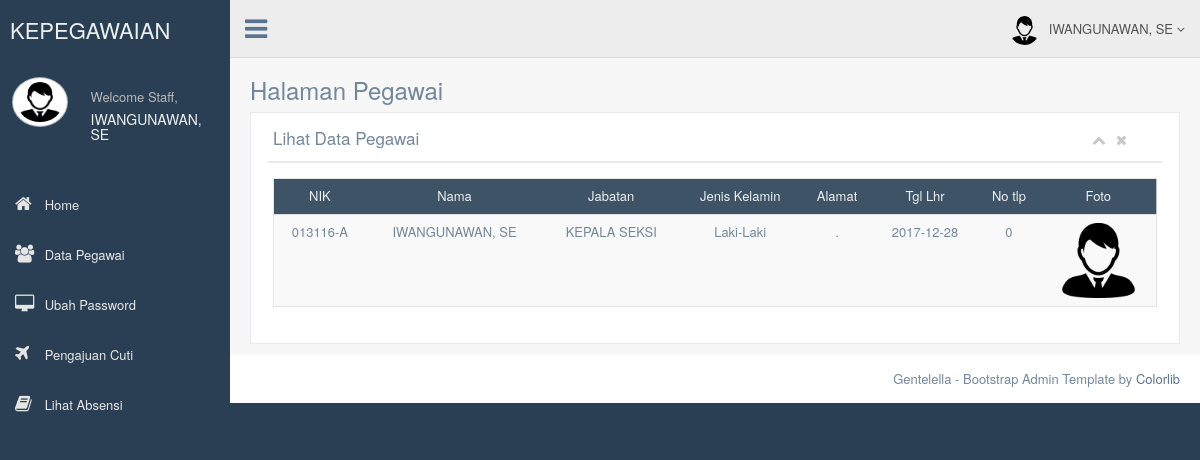
Page /Pegawai/index.php?admin=Pegawai (signed in) on the committed database.
### tables this page shows
CREATE TABLE `pegawai` (
  `NIK` varchar(25) NOT NULL,
  `Nama` varchar(30) NOT NULL,
  `jabatan` varchar(25) NOT NULL,
  `jk` enum('Perempuan','Laki-Laki','','') NOT NULL,
  `Tgl_lhr` date NOT NULL,
  `Alamat` text NOT NULL,
  `No_tlp` int(15) NOT NULL,
  `Foto` varchar(50) NOT NULL,
  `Status` enum('Pending','iya','tidak','') NOT NULL
);

### Pegawai/Pegawai/index.php (the view, shortened to what this page needs)
        <div class="right_col" role="main">
          <div class="">
            <div class="page-title">
              <div class="title_left">
                <h3>Halaman Pegawai</h3>
              </div>
              <div class="title_right">
                <div class="col-md-5 col-sm-5 col-xs-12 form-group pull-right top_search">
                </div>
              </div>
            </div>
          <div class="row">
              <div class="col-md-12 col-sm-12 col-xs-12">
                <div class="x_panel">
                  <div class="x_title">
                    <h2>Lihat Data Pegawai </h2>
                    <ul class="nav navbar-right panel_toolbox">
                      <li><a class="collapse-link"><i class="fa fa-chevron-up"></i></a>
                      </li>
                      <li><a class="close-link"><i class="fa fa-close"></i></a>
                      </li>
                    </ul>
                    <div class="clearfix"></div>
                  </div>
                  <div class="x_content">
                      <div class="table-responsive">
                      <table class="table table-striped jambo_table bulk_action">
                        <thead align="center">
                          <tr align="center">
<td>NIK</td>
<td>Nama</td>
<td>Jabatan</td>
<td>Jenis Kelamin</td>
<td>Alamat</td>
<td>Tgl Lhr</td>
<td>No tlp</td>
<td>Foto</td>
</tr>
                        </thead>
                        <?php
				$a = $_SESSION['NIK'];
				$sql = mysql_query("SELECT * FROM pegawai where NIK='$a'");
				if(mysql_num_rows($sql) > 0){
					while($data = mysql_fetch_assoc($sql)){
						echo "<tr>
							<td align='center'>".$data['NIK']."</td>
							<td align='center'>".$data['Nama']."</td>
							<td align='center'>".$data['jabatan']."</td>
							<td align='center'>".$data['jk']."</td>
							<td align='center'>".$data['Alamat']."</td>
							<td align='center'>".$data['Tgl_lhr']."</td>
							<td align='center'>".$data['No_tlp']."</td>
              <td align='center'><img width='75' height='75' src=../assets/".$data['Foto']."></td>
							</tr>";
					}
				}else{
					echo '
					<tr >
						<td align="center" colspan="4" align="center">Tidak ada data!</td>
					</tr>
					';
				}
				?>
                      </table>
                    </div>
                  </div>
                </div>
              </div>
            </div>
          </div>
        </div>

### rows in the picture
pegawai: NIK "013116-A", Nama "IWANGUNAWAN, SE", jabatan "KEPALA SEKSI", jk "Laki-Laki", Alamat ".", Tgl_lhr "2017-12-28", No_tlp "0", Foto (placeholder picture)

### other values in the picture
$_SESSION['Nama'] "IWANGUNAWAN, SE"
